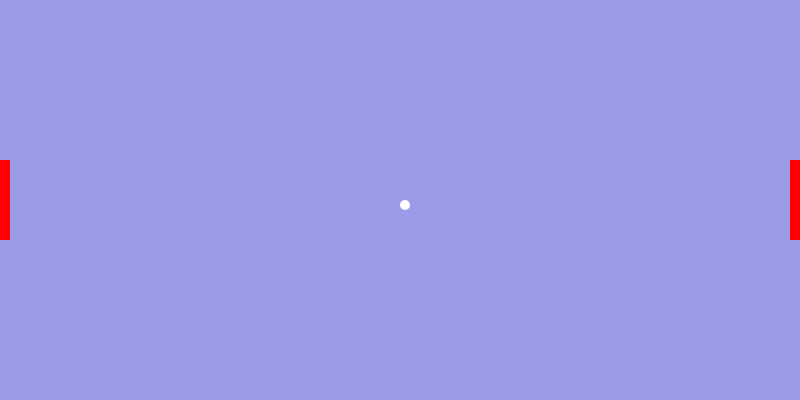
Frame 1 (no input)
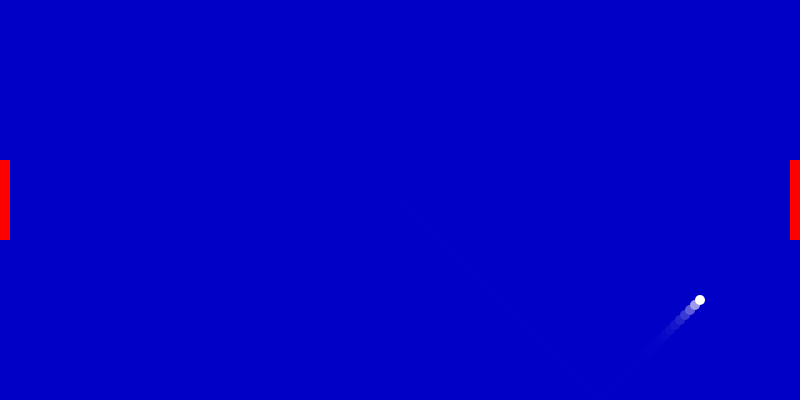
Frame 60 (no input)
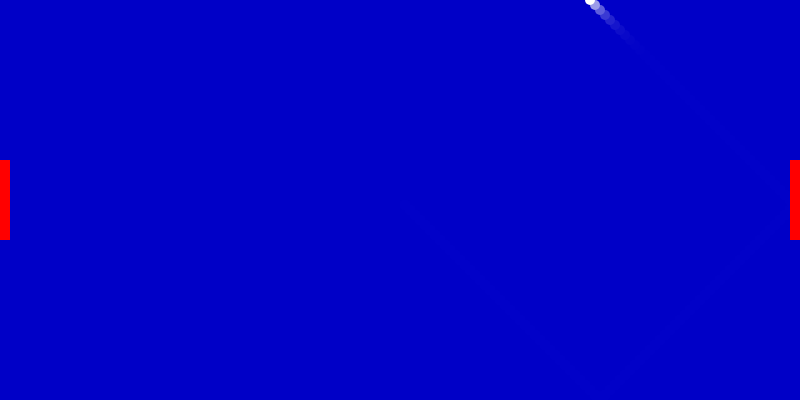
Frame 120 (the mouse pressed at the canvas centre since frame 60)

The p5.js sketch that drew these frames (run headless with seeded random() and noise() and a simulated clock; from frame 60 on, the mouse is pressed at the canvas centre):

// p5.js sketch
// ── sketch.js
let bwoll;
let lPaddle;
let rPaddle;
let player1=0;
let player2=0;

function setup() {
  createCanvas(800, 400);

  let pWidth = 10, pHeight = 80;
  bwoll = new Ball(width / 2, height / 2, 5, 5);
  lPaddle = new Paddle(0, height / 2 - pHeight / 2, pWidth, pHeight, 10);
  rPaddle = new Paddle(width - pWidth, height / 2 - pHeight / 2, pWidth, pHeight, 10);



}

function draw() {
  background(0, 0, 200, 100);
  noStroke();

  //Ball Behaviour


  bwoll.move();
  bwoll.checkCollisionPaddle(lPaddle);
  bwoll.checkCollisionWall();
  bwoll.checkCollisionPaddle(rPaddle);
  bwoll.show();




  let point = bwoll.checkWinner();
  if (point == 1) {
    player1++;
    bwoll.reset();
    console.log("p1 vs p2 :" + player1 + " " + player2)
  } else if (point == 2) {
    player2++;
    bwoll.reset();
    console.log("p1 vs p2 :" + player1 + " " + player2)
  }



  //Paddle Behaviour

  lPaddle.show();
  rPaddle.show();

  //if keys UP and DOWN are pressed, move the right paddle
  if (keyIsDown(UP_ARROW)) {
    rPaddle.moveUp();
  } else if (keyIsDown(DOWN_ARROW)) {
    rPaddle.moveDown();
  }
  //if keys W and S are pressed, move the left paddle
  if (keyIsDown(87)) {
    lPaddle.moveUp();
  } else if (keyIsDown(83)) {
    lPaddle.moveDown();
  }
}

// ── ball.js
class Ball {

  constructor(x, y, xSpeed, ySpeed) {
    this.x = x;
    this.y = y;
    this.xSpeed = xSpeed;
    this.ySpeed = ySpeed;
    this.size = 10;

  }

  show() {
    fill(255);
    circle(this.x, this.y, this.size);
  }
  move() {
    this.y += this.ySpeed;
    this.x += this.xSpeed;
  }

  reset() {
    this.x = width/2;
    this.y = height/2;
  }


  checkCollisionWall() {

    if (this.y < this.size / 2 || this.y > height - this.size / 2) {
      this.ySpeed = -this.ySpeed;
    }

  }

  checkWinner() {
    if (this.x < 0) {
      return 2;
    } else if (this.x > width) {
      return 1;
    } else {
      return 0;
    }
  }

  checkCollisionPaddle(paddle) {
    if (this.x < paddle.x + paddle.width &&
      this.x > paddle.x &&
      this.y < paddle.y + paddle.height &&
      this.y > paddle.y
    ) {
      console.log("BAM!!");
      this.xSpeed = -this.xSpeed;
    }
  }
}



// ── paddle.js
class Paddle {
  constructor(x, y, width, height, speed) {
    this.x = x;
    this.y = y;
    this.speed = speed;
    this.width = width;
    this.height = height;

  }

  show() {
    fill(255,0,0);
    rect(this.x, this.y, this.width, this.height);
  }

  moveUp() {

    if (this.y > 0) {
      this.y -= this.speed;
    }
  }

  moveDown() {

    if (this.y < height - this.height) {
      this.y += this.speed;
    }
  }

}
